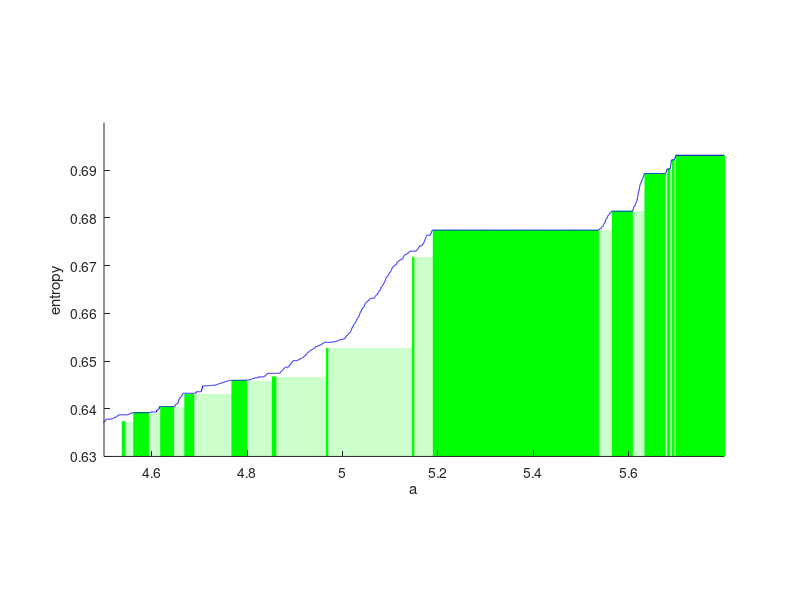

Here is the MATLAB script that generated this plot:
function plot_1d_plats(printp)

load aprepdat							% plats
load apapprox							% estimates

if (nargin < 1)
  printp = 0;
end

ents = [0.6374 0.6373 0.6392 0.6404, 0.6430, 0.6459, 0.6467, 0.6527, 0.6718, ...
		0.6774, 0.6814, 0.6893, 0.6903, 0.6903, 0.6922, 0.6931];

y = zeros(1,2*length(ents)+2);
x = zeros(1,2*length(ents)+2);

y(2:2:2*length(ents)) = ents;
x([1 end]) = [approx(1,1) approx(end,1)];
x(2:2:2*length(ents)) = ap_plats(:,1)';
x(3:2:2*length(ents)+1) = ap_plats(:,2)';

est_col = 'b';
lb_col = [0 1 0];
lb_col2 = [0.8 1 0.8];


for i = 1 : length(ents)-1
  rectangle('position', [ap_plats(i,2),0,ap_plats(i+1,1)-ap_plats(i,2),ents(i)],...
			'facecolor', lb_col2, 'linestyle', 'none')
end

for i = 1 : length(ents)
  rectangle('position', [ap_plats(i,1),0,ap_plats(i,2)-ap_plats(i,1),ents(i)],...
			'facecolor', lb_col, 'edgecolor', lb_col)
end

hold on
endpt = 5.8;
approx(1,5) = log(2);
plot([endpt; approx(:,1)],[log(2); approx(:,5)],est_col)
%stairs(x,y);
set(gca,'ylim',[0.63 0.7])
set(gca,'xlim',[4.5 endpt])
set(gca,'layer','top')
daspect([10, 1, 1])

ylabel('entropy')
xlabel('a')

if printp
  opts = struct('FontMode','fixed','FontSize',12,'height',6, ...
				'LockAxes', 0);
  exportfig(gcf, 'plot_1d_plats.eps', opts, 'Color', 'rgb');
  %	print -depsc plot_goodplats_print.eps
end

